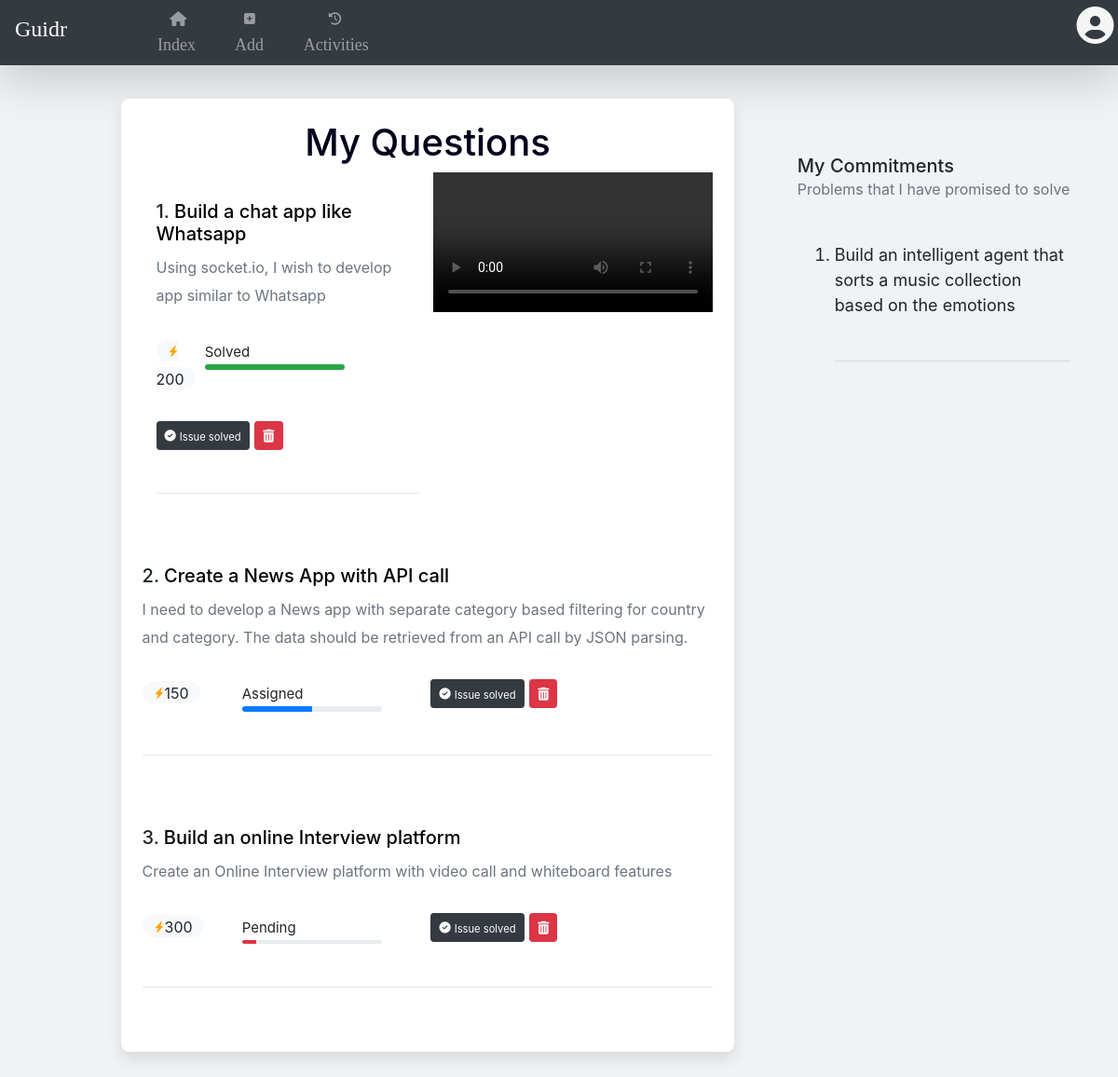
/history (signed in), run on the app's committed database.
### app.py (models this page shows)
class Question(db.Model):
    id = db.Column(db.Integer, primary_key=True)
    question = db.Column(db.String(50))
    shortdescription = db.Column(db.String(200))
    detaileddescription = db.Column(db.String(200))
    pay = db.Column(db.Integer)
    tags=db.Column(db.String(50))
    status = db.Column(db.Integer, default='Pending')
    askedby_id = db.Column(db.Integer, db.ForeignKey('user.id'))
    askedby_name = db.Column(db.String(200))
    askedby_img = db.Column(db.String(200))

### app.py (the view)
@app.route('/history')
def history():
    user_id = session['user']
    askedByme = Assigned.query.filter_by(createdbyId=user_id).all()
    toBeDoneByMe = Assigned.query.filter_by(assignedto_ID=user_id).all()
    myQuestion = Question.query.filter_by(askedby_id=user_id).all()
    print(myQuestion)
    return render_template('history.html', askedByme=askedByme, toBeDoneByMe=toBeDoneByMe, myQuestion=myQuestion,
                           user_id=user_id)

### templates/history.html (shortened to what this page needs)
{% extends "layout.html"%}
{% block content%}
<div class="container-fluid">
    <div class="row">
        <div class="col-1"></div>
        <div class="col-7"
             style="box-shadow: 0 8px 16px rgba(0, 0, 0, .1); background:#fff; padding:2%; border-radius:1%">
            <div class="row">
                <div class="col-12">
                    <h1 class="text-color text-center">My Questions</h1>
                    <video controls autoplay="autoplay" loop width="300"
                           style="float:right; padding-right:0 !important">
                        <source src="https://global-uploads.webflow.com/5bcb46130508ef456a7b2930/5d06154c6a9360b7a49538b6_drawkit-grape-pack-illustration-8-transcode.mp4">
                    </video>
                    {% for i in myQuestion %}
                    <div class="row">
                        <div class="col-12">
                            <br>
                            <h5>{{ loop.index }}.
                                <a href="{{ url_for('ParticularQuestion', questionid=i.id, user=True) }}"
                                   style="color:black !important"> {{ i.question }} </a>
                            </h5>
                            <small class="text-muted">{{i.shortdescription }}</small> <br><br>
                            <div class="row">
                                <div class="col-2">
                                <span class="badge--sm badge-light badge-pill">
                        <svg width="0.6em" height="0.6em" viewBox="0 0 16 16" class="bi bi-lightning-fill" fill="orange"
                             xmlns="http://www.w3.org/2000/svg">
            <path fill-rule="evenodd"
                  d="M11.251.068a.5.5 0 0 1 .227.58L9.677 6.5H13a.5.5 0 0 1 .364.843l-8 8.5a.5.5 0 0 1-.842-.49L6.323 9.5H3a.5.5 0 0 1-.364-.843l8-8.5a.5.5 0 0 1 .615-.09z"/>
                </svg><small>{{i.pay}}</small></span><br>
                                </div>
                                <div class="col-2">
                                    <span style="font-size:15px">{{i.status}}</span>
                                    {%if i.status=='Pending'%}
                                    <div class="progress progress-xs margin-vertical-1"
                                         style="height:0.4em; width:150px">
                                        <div class="progress-bar bg-danger" style="width: 10%;"></div>
                                    </div>
                                    {% elif i.status=='Assigned' %}
                                    <div class="progress progress-xs margin-vertical-1"
                                         style="height:0.5em; width:150px">
                                        <div class="progress-bar bg-primary" style="width: 50%;"></div>
                                    </div>
                                    {% elif i.status=='Solved' %}
                                    <div class="progress progress-xs margin-vertical-1"
                                         style="height:0.5em; width:150px">
                                        <div class="progress-bar bg-success" style="width: 100%;"></div>
                                    </div>
                                    {% endif %}
                                </div>
                                <div class="col-7">
                                    <button type="submit" class="btn btn-dark btn-sm" value="{{ i.id }}">
                                        <a href="{{ url_for('DoubtSolved', id=i.id) }}" style="color:white !important">
                                            <small>Issue solved </small></a>
                                    </button>
                                    <button type="submit" class="btn btn-danger btn-sm" value="{{ i.id }}">
                                        <a href="{{ url_for('Delete', id=i.id) }}" style="color:white !important"><i
                                                class="fas fa-trash-alt"></i></a>
                                    </button>
                                </div>
                            </div>
                            <br>
                            <hr>
                        </div>
                    </div>
                    <br>
                    {% endfor %}
                </div>
            </div>
        </div>
        <div class="col-4 " style="padding-left:6%; ">
            <br><br>
            <h5>My Commitments
                <p class="text-muted"><small>Problems that I have promised to solve</small></p>
            </h5>
            <div>
                <ol>
                    <br>
                    <li style="font-size:18px">Build an intelligent agent that sorts a music collection based on the emotions </li>
                    <br>
                    <hr>
                    <br>
                </ol>
            </div>
        </div>
    </div>
</div>
{% endblock%}

### static/layout.css (style rules this page uses)
body { color: #1864ab; background:#F0F2F5 !important; font-size:20px; }
.text-color { color:#00001c; text-shadow: 0px 1px 1px #dbdbdb; }
button { background-color:rgb(40,62,74); color:white; border-radius: 18px; }
li { font-size:20px; }
body { font-family: calibri; width: 100%; }

### data on the page
Question: question "Build a chat app like Whatsapp", shortdescription "Using socket.io, I wish to develop app similar to Whatsapp", pay "200", status "Solved", {{ i.id }} 4 (drawn)
Question: question "Create a News App with API call", shortdescription "I need to develop a News app with separate category based filtering for country and category. The data should be retrieved from an API call by JSON parsing.", pay "150", status "Assigned", {{ i.id }} 6 (drawn)
Question: question "Build an online Interview platform", shortdescription "Create an Online Interview platform with video call and whiteboard features", pay "300", status "Pending", {{ i.id }} 10 (drawn)
